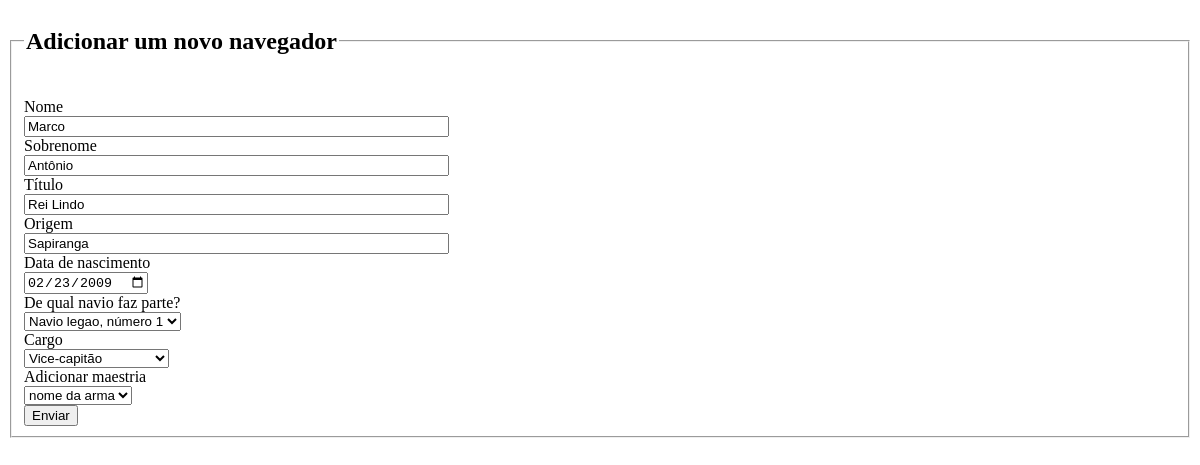
/paginas/editar/editarnavegador.php?id=3, run on an earlier commit of the app's database.
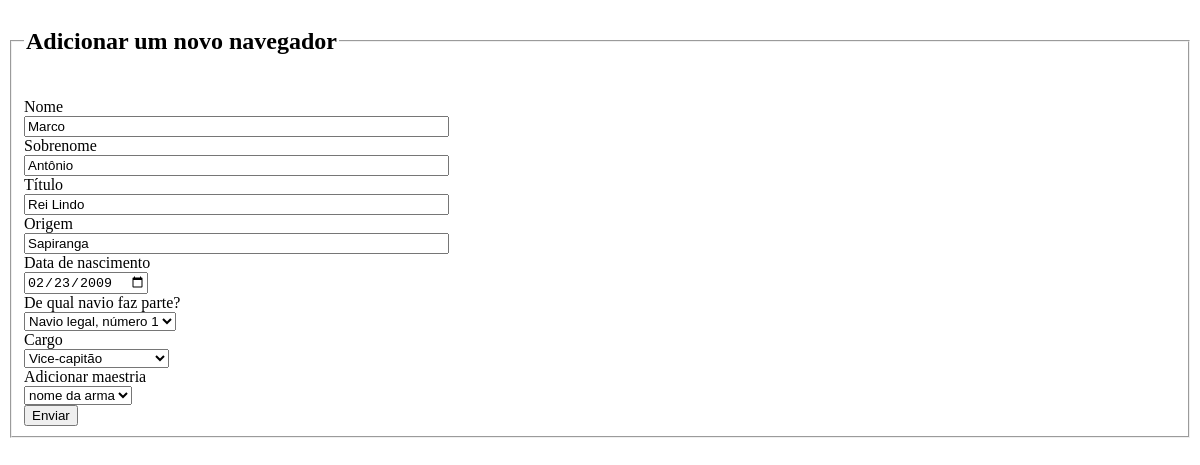
And on a later commit of the database.
### tables this page shows
CREATE TABLE `navegador` (
  `id_navegador` int(11) NOT NULL,
  `nome` varchar(30) DEFAULT NULL,
  `nascimento` date DEFAULT NULL,
  `cargo` int(11) DEFAULT NULL,
  `navio` int(11) DEFAULT NULL,
  `sobrenome` varchar(30) DEFAULT NULL,
  `titulo` varchar(30) DEFAULT NULL,
  `origem` varchar(30) DEFAULT NULL
);

CREATE TABLE `navio` (
  `id_navio` int(11) NOT NULL,
  `nome` varchar(30) DEFAULT NULL,
  `tipo` int(11) DEFAULT NULL,
  `numero` int(11) DEFAULT NULL
);

CREATE TABLE `cargo` (
  `id_cargo` int(11) NOT NULL,
  `nome` varchar(30) DEFAULT NULL,
  `descricao` text DEFAULT NULL
);

### paginas/editar/editarnavegador.php (the view, shortened to what this page needs)
<?php
    require_once("../config.php");
?>
<!DOCTYPE html>
<html lang="pt-br">
<head>
</head>
<body>
    <?php
      $id = $_GET['id'];
      $sql = "select * FROM navegador WHERE id_navegador=?";
      $consulta = $mysqli->prepare($sql);
      $consulta->bind_param("i", $id);
      $consulta->execute();
      $resultado = $consulta->get_result();
      $registros = $resultado->fetch_all(MYSQLI_ASSOC);
      $navegador = $registros[0];
    ?>
<main>
    <section>
        <form action="updatenavegador.php" class="formnovo">
            <fieldset>
                <legend><h2>Adicionar um novo navegador</h2></legend><br>
                    <div">
                         <div">
                            <label for="nome">Nome <br>
                                <input type="text" name="nome" id="nome" size="50px" value="<?=  $navegador['nome']?>">
                            </label><br>
                            <label for="sobrenome">Sobrenome <br>
                                <input type="text" name="sobrenome" id="sobrenome" size="50px" value="<?=  $navegador['sobrenome']?>">
                            </label><br>
                            <label for="titulo">Título <br>
                                <input type="text" name="titulo" id="titulo" size="50px" value="<?=  $navegador['titulo']?>">
                            </label><br>
                            <label for="origem">Origem <br>
                                <input type="text" name="origem" id="origem" size="50px" value="<?=  $navegador['origem']?>">
                            </label><br>
                        <div class="inf1" style="margin:auto;">
                            <label for="nascimento">Data de nascimento<br>
                                <input type="date" name="nascimento" id="nascimento" value="<?=  $navegador['nascimento']?>">
                            </label><br>
                            <label for="navio">De qual navio faz parte? <br>
                            <?php
                                $consulta = $mysqli->prepare("select * from navio");
                                $consulta->execute();
                                $resultado = $consulta->get_result();
                                $registros = $resultado->fetch_all(MYSQLI_ASSOC);
                                echo "<select name=\"navio\" id=\"navio\">\n";
                                foreach($registros as $registro) {
                                    echo "\t<option value=\"{$registro['id_navio']}\"". ($navegador['navio'] == $registro['id_navio'] ? " selected" : "") .">{$registro['nome']}, número {$registro['id_navio']}</option>\n";
                                }
                                echo "</select>\n";
                            ?>
                            </label><br>
                            <label for="cargo">Cargo <br>
                            <?php
                                $consulta = $mysqli->prepare("select * from cargo");
                                $consulta->execute();
                                $resultado = $consulta->get_result();
                                $registros = $resultado->fetch_all(MYSQLI_ASSOC);
                                echo "<select name=\"cargo\" id=\"cargo\">\n";
                                foreach($registros as $registro) {
                                    echo "\t<option value=\"{$registro['id_cargo']}\"";
                                    echo ($navegador['cargo'] == $registro['id_cargo'] ? " selected" : "");
                                    echo ">{$registro['nome']}</option>\n";
                                }
                                echo "</select>\n";
                            ?>
                            </label><br>
                            <label for="maestria">Adicionar maestria <br>
                                <select name="maestria" id="maestria">
                                    <option value="maestria">nome da arma</option>
                                </select>
                            </label>
                        </div>
                    <button type="submit">Enviar</button>
            </fieldset>
        </form>
    </section>
</main>
</body>
</html>

What changed in the data, as far as the page shows it:
changed through a linked row, navegador "Marco": navio "Navio legao, número 1" → "Navio legal, número 1"
